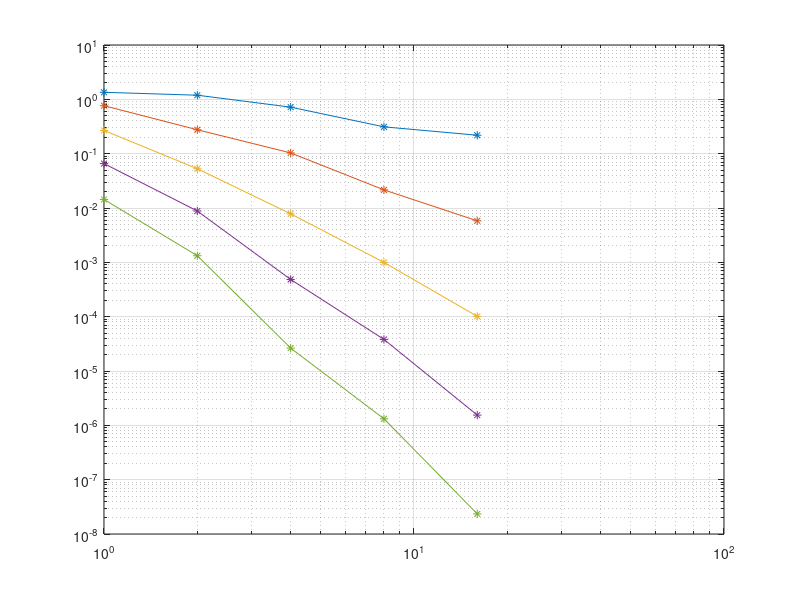

Source code (MATLAB):
close all;
clear all;

%% l2 [Order][Mesh]

%% f = Sin(10x) +  Sin(10y)

h = [1, 1/2, 1/4, 1/8, 1/16];
p = [1:5];

l2 = ...
    [...
        +1.347995e+00 , +7.637785e-01 , +2.676831e-01 , +6.571013e-02 , +1.436486e-02 ; ...
        +1.191675e+00 , +2.755181e-01 , +5.277309e-02 , +8.809107e-03 , +1.323267e-03 ; ...
        +7.184410e-01 , +1.033056e-01 , +7.820192e-03 , +4.841527e-04 , +2.638048e-05 ; ...
        +3.117339e-01 , +2.155022e-02 , +9.971840e-04 , +3.813997e-05 , +1.319923e-06 ; ...
        +2.184741e-01 , +5.804139e-03 , +1.012503e-04 , +1.542529e-06 , +2.342482e-08 ; ...
    ];

P = size(p, 2);
H = size(h, 2);

delta = zeros(P, H - 1);

for i = 1:H-1
    delta(:, i) = ...
        (log10(l2(:, i + 1)) - log10(l2(:, i))) / ...
        (log10(1/h(i + 1))   - log10(1/h(i)));
end

delta

figure;
loglog(1./h, l2, '-*');
grid;
